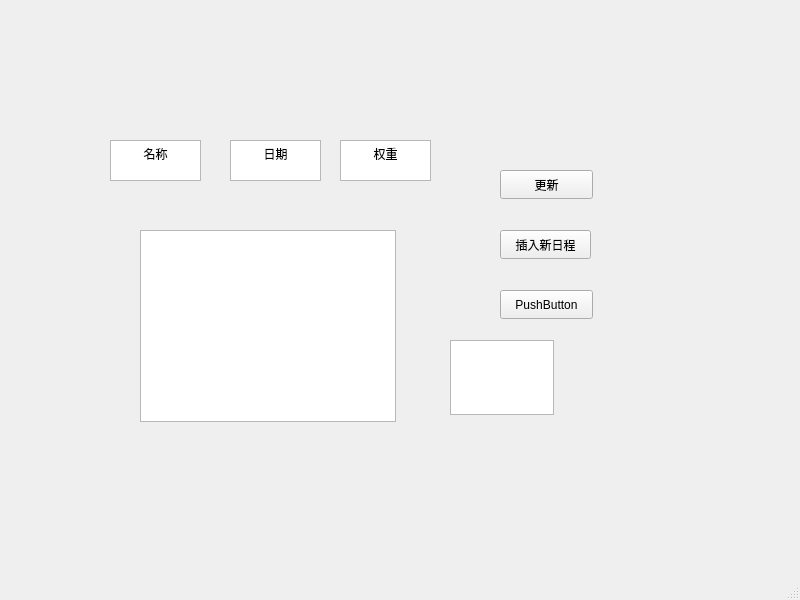
<?xml version="1.0" encoding="UTF-8"?>
<ui version="4.0">
 <class>MainWindow</class>
 <widget class="QMainWindow" name="MainWindow">
  <property name="geometry">
   <rect>
    <x>0</x>
    <y>0</y>
    <width>800</width>
    <height>600</height>
   </rect>
  </property>
  <property name="windowTitle">
   <string>MainWindow</string>
  </property>
  <widget class="QWidget" name="centralwidget">
   <widget class="QPushButton" name="pushButton">
    <property name="geometry">
     <rect>
      <x>500</x>
      <y>170</y>
      <width>93</width>
      <height>29</height>
     </rect>
    </property>
    <property name="text">
     <string>更新</string>
    </property>
   </widget>
   <widget class="QPushButton" name="pushButton_2">
    <property name="geometry">
     <rect>
      <x>500</x>
      <y>230</y>
      <width>91</width>
      <height>29</height>
     </rect>
    </property>
    <property name="text">
     <string>插入新日程</string>
    </property>
   </widget>
   <widget class="QPushButton" name="pushButton_3">
    <property name="geometry">
     <rect>
      <x>500</x>
      <y>290</y>
      <width>93</width>
      <height>29</height>
     </rect>
    </property>
    <property name="text">
     <string>PushButton</string>
    </property>
   </widget>
   <widget class="QTextBrowser" name="textBrowser">
    <property name="geometry">
     <rect>
      <x>110</x>
      <y>140</y>
      <width>91</width>
      <height>41</height>
     </rect>
    </property>
    <property name="html">
     <string>&lt;!DOCTYPE HTML PUBLIC &quot;-//W3C//DTD HTML 4.0//EN&quot; &quot;http://www.w3.org/TR/REC-html40/strict.dtd&quot;&gt;
&lt;html&gt;&lt;head&gt;&lt;meta name=&quot;qrichtext&quot; content=&quot;1&quot; /&gt;&lt;meta charset=&quot;utf-8&quot; /&gt;&lt;style type=&quot;text/css&quot;&gt;
p, li { white-space: pre-wrap; }
hr { height: 1px; border-width: 0; }
li.unchecked::marker { content: &quot;\2610&quot;; }
li.checked::marker { content: &quot;\2612&quot;; }
&lt;/style&gt;&lt;/head&gt;&lt;body style=&quot; font-family:'Microsoft YaHei UI'; font-size:9pt; font-weight:400; font-style:normal;&quot;&gt;
&lt;p align=&quot;center&quot; style=&quot; margin-top:0px; margin-bottom:0px; margin-left:0px; margin-right:0px; -qt-block-indent:0; text-indent:0px;&quot;&gt;名称&lt;/p&gt;&lt;/body&gt;&lt;/html&gt;</string>
    </property>
   </widget>
   <widget class="QTextBrowser" name="textBrowser_2">
    <property name="geometry">
     <rect>
      <x>230</x>
      <y>140</y>
      <width>91</width>
      <height>41</height>
     </rect>
    </property>
    <property name="html">
     <string>&lt;!DOCTYPE HTML PUBLIC &quot;-//W3C//DTD HTML 4.0//EN&quot; &quot;http://www.w3.org/TR/REC-html40/strict.dtd&quot;&gt;
&lt;html&gt;&lt;head&gt;&lt;meta name=&quot;qrichtext&quot; content=&quot;1&quot; /&gt;&lt;meta charset=&quot;utf-8&quot; /&gt;&lt;style type=&quot;text/css&quot;&gt;
p, li { white-space: pre-wrap; }
hr { height: 1px; border-width: 0; }
li.unchecked::marker { content: &quot;\2610&quot;; }
li.checked::marker { content: &quot;\2612&quot;; }
&lt;/style&gt;&lt;/head&gt;&lt;body style=&quot; font-family:'Microsoft YaHei UI'; font-size:9pt; font-weight:400; font-style:normal;&quot;&gt;
&lt;p align=&quot;center&quot; style=&quot; margin-top:0px; margin-bottom:0px; margin-left:0px; margin-right:0px; -qt-block-indent:0; text-indent:0px;&quot;&gt;日期&lt;/p&gt;&lt;/body&gt;&lt;/html&gt;</string>
    </property>
   </widget>
   <widget class="QTextBrowser" name="textBrowser_3">
    <property name="geometry">
     <rect>
      <x>340</x>
      <y>140</y>
      <width>91</width>
      <height>41</height>
     </rect>
    </property>
    <property name="html">
     <string>&lt;!DOCTYPE HTML PUBLIC &quot;-//W3C//DTD HTML 4.0//EN&quot; &quot;http://www.w3.org/TR/REC-html40/strict.dtd&quot;&gt;
&lt;html&gt;&lt;head&gt;&lt;meta name=&quot;qrichtext&quot; content=&quot;1&quot; /&gt;&lt;meta charset=&quot;utf-8&quot; /&gt;&lt;style type=&quot;text/css&quot;&gt;
p, li { white-space: pre-wrap; }
hr { height: 1px; border-width: 0; }
li.unchecked::marker { content: &quot;\2610&quot;; }
li.checked::marker { content: &quot;\2612&quot;; }
&lt;/style&gt;&lt;/head&gt;&lt;body style=&quot; font-family:'Microsoft YaHei UI'; font-size:9pt; font-weight:400; font-style:normal;&quot;&gt;
&lt;p align=&quot;center&quot; style=&quot; margin-top:0px; margin-bottom:0px; margin-left:0px; margin-right:0px; -qt-block-indent:0; text-indent:0px;&quot;&gt;权重&lt;/p&gt;&lt;/body&gt;&lt;/html&gt;</string>
    </property>
   </widget>
   <widget class="QTextEdit" name="textEdit">
    <property name="geometry">
     <rect>
      <x>450</x>
      <y>340</y>
      <width>104</width>
      <height>75</height>
     </rect>
    </property>
   </widget>
   <widget class="QTextBrowser" name="textBrowser_4">
    <property name="geometry">
     <rect>
      <x>140</x>
      <y>230</y>
      <width>256</width>
      <height>192</height>
     </rect>
    </property>
   </widget>
  </widget>
  <widget class="QMenuBar" name="menubar">
   <property name="geometry">
    <rect>
     <x>0</x>
     <y>0</y>
     <width>800</width>
     <height>31</height>
    </rect>
   </property>
  </widget>
  <widget class="QStatusBar" name="statusbar"/>
 </widget>
 <resources/>
 <connections/>
</ui>
